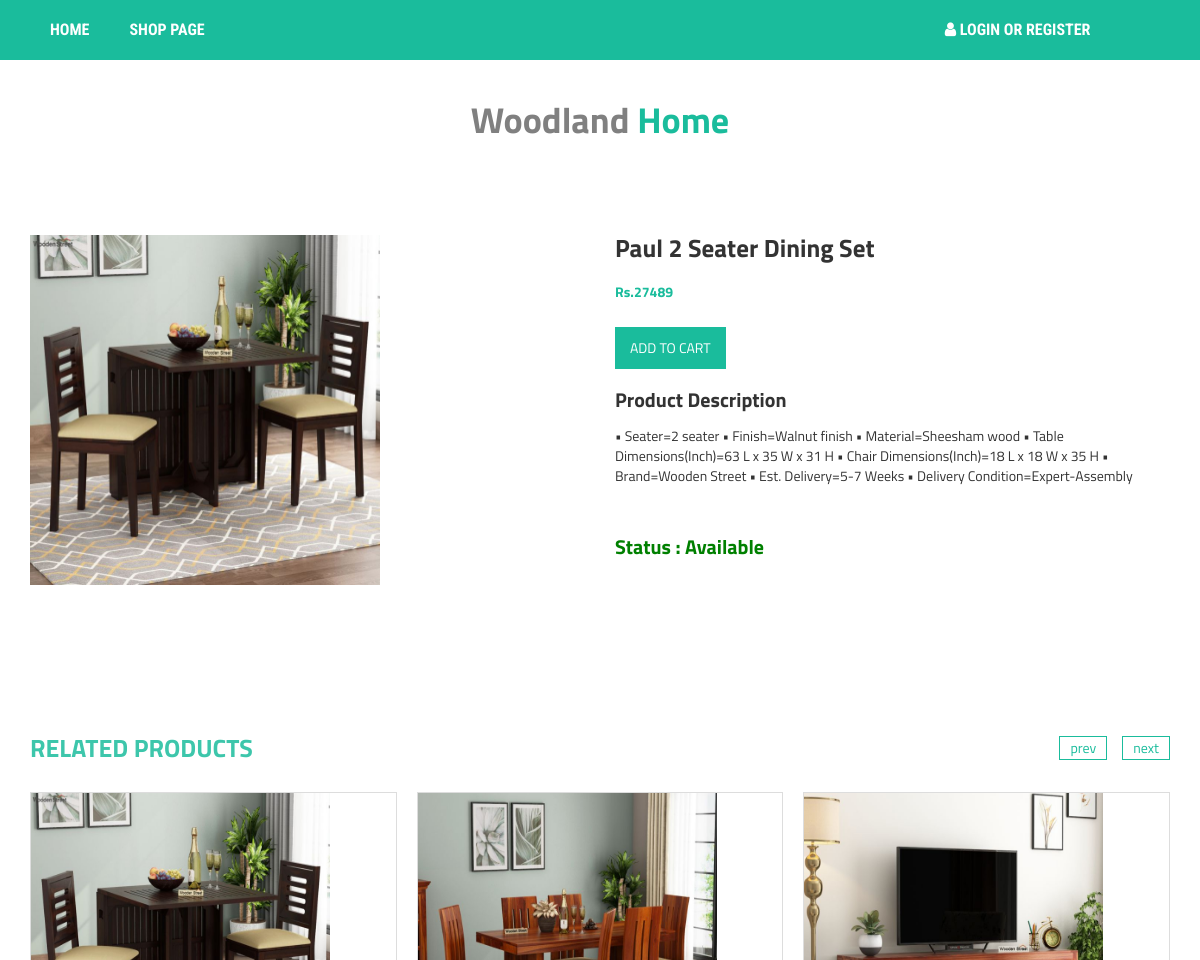
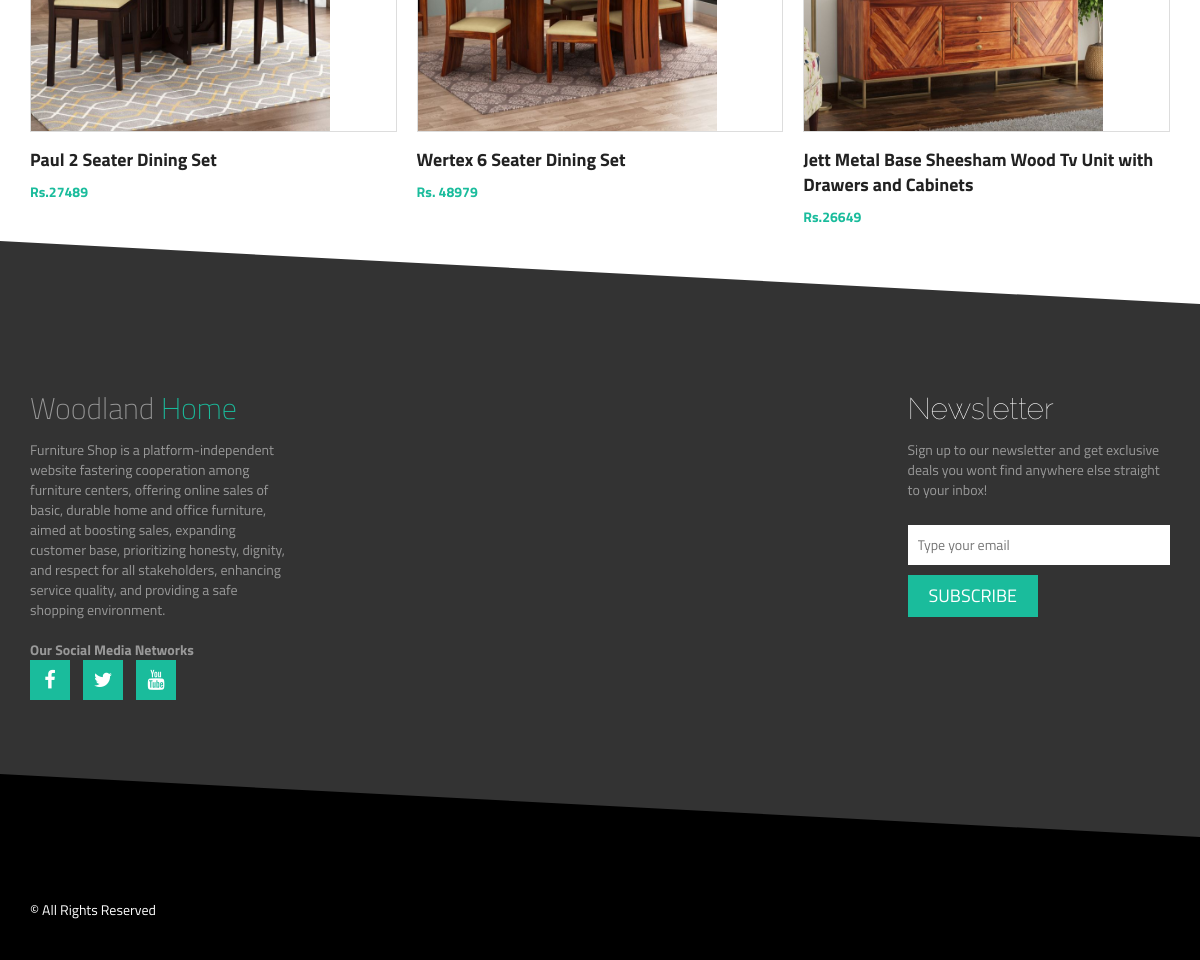
The page /index.php/Single?id=1 on the database its author committed (2 pictures, top to bottom).
### tables this page shows
CREATE TABLE IF NOT EXISTS `products` (
  `p_id` int(11) NOT NULL,
  `product_name` varchar(100) NOT NULL,
  `product_category` varchar(100) NOT NULL,
  `product_price` varchar(100) NOT NULL,
  `product_des` varchar(1000) NOT NULL,
  `file_name` varchar(100) NOT NULL,
  `file_path` varchar(100) NOT NULL,
  `file_ext` varchar(100) NOT NULL
);

### application/controllers/Single.php (called while the page is built)
<?php
class Single extends CI_Controller
{
    function index(){
        $id = $_GET['id'];
        $query = $this->Single_model->getPro($id);
        $data['product'] = $query->result();
        $query = $this->Single_model->rel_pro();
        $data['relpro'] = $query->result();
        $this->load->view('single-product',$data);
    }
}

### index.php (called while the page is built, shortened)
<?php
require_once BASEPATH.'core/CodeIgniter.php';

### application/models/Single_model.php (called while the page is built)
<?php
class Single_model extends CI_Model
{
    function getPro($id){
        $query = $this->db->get_where('products',array('p_id' => $id));
        return $query;
    }
    function rel_pro(){
        $query = $this->db->get('products');
        return $query;
    }
}

### application/views/single-product.php (the view, shortened to what this page needs)
<!DOCTYPE html>
<html lang="en">
<head>
    <link rel="stylesheet" href="https://maxcdn.bootstrapcdn.com/bootstrap/3.2.0/css/bootstrap.min.css">
    <link rel="stylesheet" href="https://maxcdn.bootstrapcdn.com/font-awesome/4.3.0/css/font-awesome.min.css">
    <link rel="stylesheet" href="<?php echo base_url() ?>assets/css/owl.carousel.css">
    <link rel="stylesheet" href="<?php echo base_url() ?>assets/style.css">
    <link rel="stylesheet" href="<?php echo base_url() ?>assets/css/responsive.css">
</head>
<body>
<?php
include "include/head.php";
?>
<div class="product-big-title-area" style="background-color: white;">
    <div class="container-fluid">
        <div class="row">
            <div class="col-md-12">
                <div class="product-bit-title text-center">
                    <br><br>
                <h1><span style="color: gray;">Woodland</span> <span style="color:#1abc9c;">Home</span></h1>
                </div>
            </div>
        </div>
    </div>
</div>
<div class="single-product-area">
    <div class="zigzag-bottom"></div>
    <div class="container">
        <div class="row">
            <div class="col-md-12">
                <div class="product-content-right">
                    <?php
                    if(isset($product)){
                        foreach ($product as $row){
                            ?>
                            <div class="row">
                                <div class="col-sm-6">
                                    <div class="product-images">
                                        <div class="product-main-img">
                                            <img style="height: 350px; width: 350px" src="<?php echo base_url() ?>/uploads/<?php echo $row->file_name ?>" alt="">
                                        </div>
                                    </div>
                                </div>
                                <div class="col-sm-6">
                                    <div class="product-inner">
                                        <h2 class="product-name"><?php echo $row->product_name ?></h2>
                                        <div class="product-inner-price">
                                            <ins>Rs.<?php echo $row->product_price ?></ins>
                                        </div>
                                        <a href="<?php echo base_url()?>index.php/Cart?id=<?php echo $row->p_id ?>" ><button class="add_to_cart_button" type="submit">Add to cart</button></a>
                                        <br/><br/>
                                        <div role="tabpanel">
                                            <div class="tab-content">
                                                <div role="tabpanel" class="tab-pane fade in active" id="home">
                                                    <h2>Product Description</h2>
                                                    <p>
                                                        <?php echo $row->product_des ?>
                                                    </p>
                                                </div>
                                                <div role="tabpanel" class="tab-pane fade in active" id="home">
                                                    <br><br>
                                                    <h2 style="color:green">Status : Available</h2>
                                                </div>
                                            </div>
                                        </div>
                                    </div>
                                </div>
                            </div>
                            <?php
                        }
                    }
                    ?>
                    <br/><br/><br/><br/><br/>
                    <div class="related-products-wrapper">
                        <h2 class="related-products-title">Related Products</h2>
                        <div class="related-products-carousel">
                            <?php
                            if(isset($relpro)){
                                foreach($relpro as $row ){
                                    ?>
                            <div class="single-product">
                            <div class="product-f-image">
                                <img style="height: 300px; width: 300px" src="<?php echo base_url() ?>uploads/<?php echo $row->file_name ?>" alt="">
                                <div class="product-hover">
                                </div>
                            </div>
                            <h2><a href=""><?php echo $row->product_name ?></a></h2>
                            <div class="product-carousel-price">
                                <ins>Rs.<?php echo $row->product_price ?></ins>
                            </div>
                        </div>
                                    <?php
                                }
                            }
                            ?>
                        </div>
                    </div>
                </div>
            </div>
        </div>
    </div>
</div>
<?php
include "include/footer.php";
?>
</body>
</html>

### assets/style.css (style rules this page uses)
img { max-width: 100%; height: auto; }
h1, h2, h3, h4, h5, h6 { font-weight: 700; margin: 0 0 15px; }
body { font-family: 'Titillium Web', sans-serif; }
.slider-area, .promo-area, .brands-area, .maincontent-area, .footer-top-area, .product-widget-area, .product-breadcroumb-area, .single-product-area { position: relative;overflow: hidden }
.zigzag-bottom { background: none repeat scroll 0 0 #1abc9c; bottom: -80px; height: 165px; left: -5%; position: absolute; transform: rotate(3deg); width: 108%; z-index: 9; }
.product-f-image { position: relative; }
.product-hover { height: 100%; left: 0; position: absolute; top: 0; width: 100%;overflow: hidden;border: 1px solid #ddd; }
.product-hover:after { background: none repeat scroll 0 0 #000; content: ""; height: 100%; left: -100%; opacity: 0.6; position: absolute; top: 0; width: 100%;transition: .4s; }
.product-carousel-price ins { color: #1abc9c; font-weight: 700; margin-right: 5px; text-decoration: none; }
.single-product h2 { font-size: 18px; line-height: 25px; margin-bottom: 10px; margin-top: 15px; }
.single-product h2 a { color: #222; }
.single-product { overflow: hidden; }
a { color: #1abc9c }
.product-big-title-area { background: url(img/crossword.png) repeat scroll 0 0 #1ABC9C }
.single-product-area .zigzag-bottom { background-color: #333333 }
.single-product-area { padding: 80px 0 130px; }
input[type="submit"], button[type=submit] { background: none repeat scroll 0 0 #1abc9c; border: medium none; color: #fff; padding: 11px 20px; text-transform: uppercase; }
.product-main-img { margin-bottom: 20px; }
.product-name { font-size: 25px; margin-bottom: 20px; }
.product-inner-price { margin-bottom: 25px; }
.product-inner-price > ins { color: #1abc9c; font-weight: 700; margin-right: 10px; text-decoration: none; }
.add_to_cart_button { background: none repeat scroll 0 0 #1abc9c; border: medium none; color: #fff; padding: 6px 25px;display: inline-block }
.tab-content h2 { font-size: 20px; }
.tab-content { margin-bottom: 30px; }
.related-products-wrapper { margin-top: 30px; }
.related-products-title { color: #3dc6ab; font-size: 25px; margin-bottom: 30px; text-transform: uppercase; }

### assets/css/responsive.css (style rules this page uses)
@media only screen and (min-width: 992px) and (max-width: 1280px) { input[type="submit"], button[type="submit"] { padding: 11px 15px; } }

### rows shown on the page
products: file_name (picture), product_name "Paul 2 Seater Dining Set", product_price "27489", product_des "• Seater=2 seater • Finish=Walnut finish • Material=Sheesham wood • Table Dimensions(Inch)=63 L x 35 W x 31 H • Chair Dimensions(Inch)=18 L x 18 W x 35 H • Brand=Wooden Street • Est. Delivery=5-7 Weeks • Delivery Condition=Expert-Assembly"
products: file_name (picture), product_name "Wertex 6 Seater Dining Set", product_price "48979"
products: file_name (picture), product_name "Jett Metal Base Sheesham Wood Tv Unit with Drawers and Cabinets", product_price "26649"
